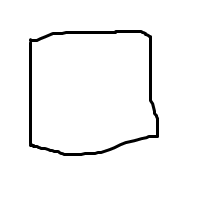
#> input picture Lab 2/images/rectangle/rec2.png, 200 x 200 px; its folder holds 2 pictures in this run
$ python 'Lab 2 - Instructor.py'   (older library calls are emulated)
#> lines starting #> are read from the running program, lines starting #| are printed output that depends on the picture; after the words box and inside, x2 and y2 are one past the last pixel; in counts of white or black regions, pixels touching at a corner belong together
import cv2
import numpy as np
import math
import glob
import matplotlib.pyplot as plt
from mpl_toolkits.mplot3d import Axes3D


# [20 lines left out: function plot, not called in this run]

def preprocess(img):
    gray = cv2.cvtColor(img, cv2.COLOR_RGB2GRAY)
    blur = cv2.blur(gray, (3, 3))    # blur the image to remove the noise
    ret, thresh = cv2.threshold(blur, 50, 255, cv2.THRESH_BINARY)
    return thresh

def findContourArea(img):
    im2, contours, hierarchy = cv2.findContours(img, cv2.RETR_TREE, cv2.CHAIN_APPROX_SIMPLE)
    area = cv2.contourArea(contours[1])
    return area, contours

def findBoundingRectangleArea(img, contours):
    x, y, w, h = cv2.boundingRect(contours[1])
    bounding_rectangle = cv2.rectangle(img.copy(), (x, y), (x + w, y + h), (0, 255, 0), 2)
    area = w*h
    return area, bounding_rectangle

def findBoundingCircleArea(img, contours):
    (x, y), radius = cv2.minEnclosingCircle(contours[1])
    center = (int(x), int(y))
    radius = int(radius)
    bounding_circle = cv2.circle(img.copy(), center, radius, (0, 255, 0), 2)
    area = radius * radius * math.pi
    return area, bounding_circle

def findBoundingTriangleArea(img, contours):
    x = cv2.minEnclosingTriangle(contours[1])
    bounding_triangle = cv2.polylines(img.copy(), np.int32([x[1]]), True, (0, 255, 0), 2)
    return x[0], bounding_triangle

def calculateDistance(x1,x2):
    return np.linalg.norm(x2-x1);

# [40 lines left out: functions MinimumDistanceClassifier, NearestNeighbor, KNN, not called in this run]


def get_class_from_file_name(file_name):
    return file_name.split("test\\")[1].split(".")[0]


def get_class_name(class_number):
    classes = ["", "Rectangle", "Circle", "Triangle"]
    return classes[int(class_number)]


def extract_features(img, class_number=None):
    area, contours = findContourArea(img)
    area1,_ = findBoundingRectangleArea(img, contours)
    area2,_ = findBoundingCircleArea(img, contours)
    area3,_ = findBoundingTriangleArea(img, contours)
    if class_number is None:
        features = [area/area1, area/area2, area/area3]
    else:
        features = [class_number, area / area1, area / area2, area / area3]
    return features

training_data = []
training_data_rec = []
training_data_circle = []
training_data_tri = []

for filename in glob.glob('images/rectangle/*.png'):
    img = cv2.imread(filename)
#> img is the input picture: shape (200, 200, 3); min 0, max 255, mean 246.1
    img = preprocess(img)
#> in preprocess, `blur = cv2.blur(gray, (3, 3))`:
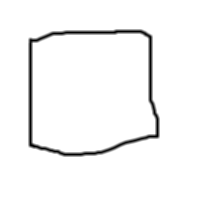
#> blur: shape (200, 200); min 0, max 255, mean 246.1
#> in preprocess, `ret, thresh = cv2.threshold(blur, 50, 255, cv2.THRESH_BINARY)`:
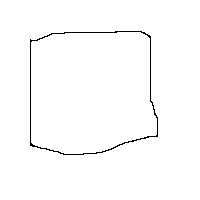
#> thresh: shape (200, 200); 98.7% white; black in thin lines or dots, all inside (x1, y1, x2, y2) = (30, 31, 158, 155)
    img_features = extract_features(img, 1)
#> in findContourArea, `im2, contours, hierarchy = cv2.findContours(img, cv2.RETR_TREE, cv2.CH..`: contours = 3 contours; box (x1, y1, x2, y2) and area: (0, 0, 200, 200) 39601, (29, 30, 159, 156) 14464, (31, 32, 157, 154) 13500
#> in findContourArea, `area = cv2.contourArea(contours[1])`: area = 14464.5
#> in findBoundingRectangleArea, `x, y, w, h = cv2.boundingRect(contours[1])`: x = 29; y = 30; w = 130; h = 126
#> in findBoundingRectangleArea, `bounding_rectangle = cv2.rectangle(img.copy(), (x, y), (x + w, y + h),..`:
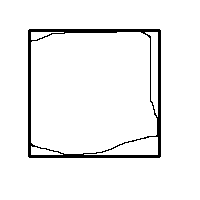
#> bounding_rectangle: shape (200, 200); 95.2% white; 1 black region, box (x1, y1, x2, y2) and area: (28, 29, 161, 158) 1914
#> in findBoundingRectangleArea, `area = w*h`: area = 16380
#> in findBoundingCircleArea, `(x, y), radius = cv2.minEnclosingCircle(contours[1])`: x = 90.01; y = 90.51; radius = 81.8
#> in findBoundingCircleArea, `center = (int(x), int(y))`: center = (90, 90)
#> in findBoundingCircleArea, `radius = int(radius)`: radius = 81
#> in findBoundingCircleArea, `bounding_circle = cv2.circle(img.copy(), center, radius, (0, 255, 0), 2)`:
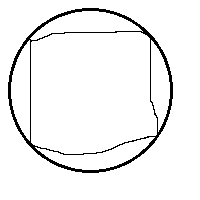
#> bounding_circle: shape (200, 200); 95% white; black in thin lines or dots, all inside (x1, y1, x2, y2) = (8, 8, 173, 173)
#> in findBoundingCircleArea, `area = radius * radius * math.pi`: area = 20612
#> in findBoundingTriangleArea, `x = cv2.minEnclosingTriangle(contours[1])`: x = (25279.9, [[29, -38], [29, 174.2], [267.2, 104.9]])
#> in findBoundingTriangleArea, `bounding_triangle = cv2.polylines(img.copy(), np.int32([x[1]]), True, ..`:
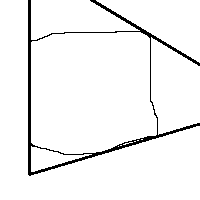
#> bounding_triangle: shape (200, 200); 95.6% white; 1 black region, box (x1, y1, x2, y2) and area: (28, 0, 200, 176) 1773
#> in extract_features, `area3,_ = findBoundingTriangleArea(img, contours)`: area3 = 25279.9
#> in extract_features, `features = [class_number, area / area1, area / area2, area / area3]`: features = [1, 0.883, 0.702, 0.572]
#> img_features = [1, 0.883, 0.702, 0.572]
    training_data.append(img_features)
    training_data_rec.append(img_features)
#> pass 2 of the loop `for filename in glob.glob('images/rectangle/*.png'):`:
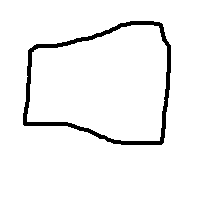
#> input picture Lab 2/images/rectangle/rec7.png, 200 x 200 px
#> img is the input picture: shape (200, 200, 3); 95.3% white; 1 black region, box (x1, y1, x2, y2) and area: (23, 21, 171, 145) 1897
#> thresh: shape (200, 200); 97.5% white; black in thin lines or dots, all inside (x1, y1, x2, y2) = (24, 22, 170, 144)
#> in findContourArea (call 2), `im2, contours, hierarchy = cv2.findContours(img, cv2.RETR_TREE, cv2.CH..`: contours = 3 contours; box (x1, y1, x2, y2) and area: (0, 0, 200, 200) 39601, (23, 21, 171, 145) 14388, (26, 24, 168, 142) 12946
#> in extract_features (call 2), `area, contours = findContourArea(img)`: area = 14388
#> in findBoundingRectangleArea (call 2), `x, y, w, h = cv2.boundingRect(contours[1])`: x = 23; y = 21; w = 148; h = 124
#> in findBoundingRectangleArea (call 2), `bounding_rectangle = cv2.rectangle(img.copy(), (x, y), (x + w, y + h),..`:
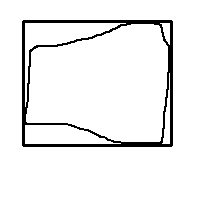
#> bounding_rectangle: shape (200, 200); 93.6% white; 1 black region, box (x1, y1, x2, y2) and area: (22, 20, 173, 147) 2579
#> in findBoundingRectangleArea (call 2), `area = w*h`: area = 18352
#> bounding_circle: shape (200, 200); 93.9% white; black in thin lines or dots, all inside (x1, y1, x2, y2) = (12, 0, 187, 171)
#> in findBoundingTriangleArea (call 2), `x = cv2.minEnclosingTriangle(contours[1])`: x = (22358.4, [[-98, 100.3], [170, 154.5], [170, -12.33]])
#> in findBoundingTriangleArea (call 2), `bounding_triangle = cv2.polylines(img.copy(), np.int32([x[1]]), True, ..`:
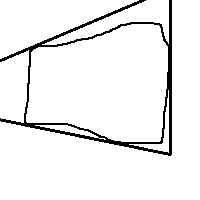
#> bounding_triangle: shape (200, 200); 94.1% white; 1 black region, box (x1, y1, x2, y2) and area: (0, 0, 172, 156) 2360
#> img_features = [1, 0.784, 0.619, 0.644]

for filename in glob.glob('images/circle/*.png'):
    img = cv2.imread(filename)
    img = preprocess(img)
    img_features = extract_features(img, 2)
    training_data.append(img_features)
    training_data_circle.append(img_features)

for filename in glob.glob('images/tri/*.png'):
    img = cv2.imread(filename)
    img = preprocess(img)
    img_features = extract_features(img, 3)
    training_data.append(img_features)
    training_data_tri.append(img_features)

training_data = np.asarray(training_data)
#> training_data = [[1, 0.883, 0.702, 0.572], [1, 0.784, 0.619, 0.644]]
training_data_rec = np.asarray(training_data_rec)
#> training_data_rec has the same summary as training_data
training_data_circle = np.asarray(training_data_circle)
training_data_tri = np.asarray(training_data_tri)

fig = plt.figure()
#> (the run stopped early here; a loop or call above may not have finished)
